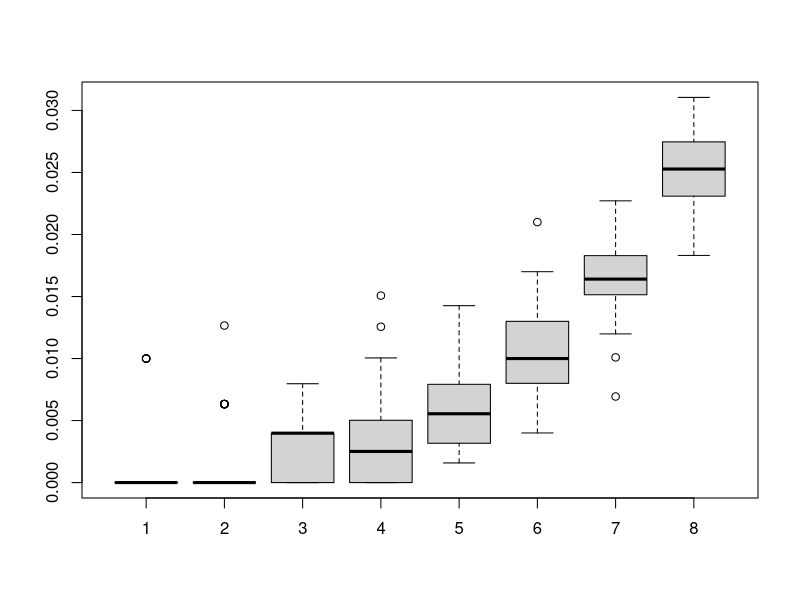
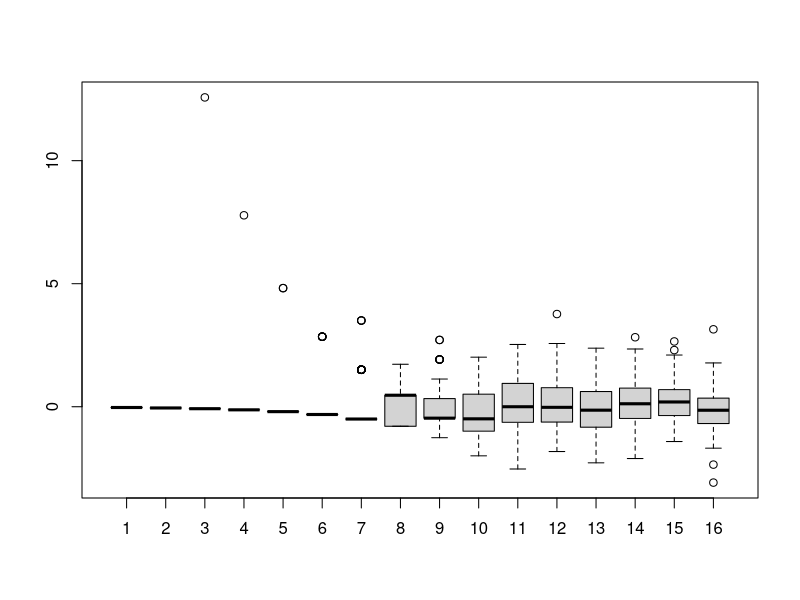

These charts were generated, in order, by the following R code: (Note: this script raises an error after producing the figures.)
n <- 10^5
ks <- round(10^seq(1, 4, 0.2))

nrun <- 50
propA <- matrix(nrow=nrun, ncol=length(ks))
for (j in 1:length(ks)){
  k <- ks[j]
  for (i in 1:nrun){
    d1 <- sample(n, k)
    d2 <- sample(n, k)
    propA[i,j] <- (2*k-length(unique(c(d1, d2))))/k
  }
}
boxplot(propA[,6:13])


nrun <- 100
statA <- matrix(nrow=nrun, ncol=length(ks))
for (j in 1:length(ks)){
  k <- ks[j]
  for (i in 1:nrun){
    d1 <- sample(n, k)
    d2 <- sample(n, k)
    p <- k/n*k/n
    statA[i,j] <- ((2*k-length(unique(c(d1, d2)))) - n*p)/sqrt(n*p*(1-p))
  }
}
boxplot(statA)

nrun <- 100
statA <- matrix(nrow=nrun, ncol=length(ks))
for (j in 1:length(ks)){
  k <- ks[j]
  for (i in 1:nrun){
    d1 <- sample(n, k)
    d2 <- sample(n, k)
    p <- k/n*k/n
    statA[i,j] <- ((2*k-length(unique(c(d1, d2)))) - n*p)/sqrt(n*p*(1-p))
  }
}

rd <- sapply(numregions[which(upper.tri(numregions))], function(k, n){return((2*k-length(unique(c(sample(n, k), sample(n, k)))))/k)}, n)
rd <- 1-rd

hist(distm[which(upper.tri(distm))], breaks=200)
hist(rd, breaks=200, add=T, col="red")

rdm <- 0*distm
rdm[which(upper.tri(rdm))] <- rd
rdm <- rdm + t(rdm)

## some artifitial clusters
power <- 30
heatmap.2(rdm^power, Colv="Rowv",trace='none')
